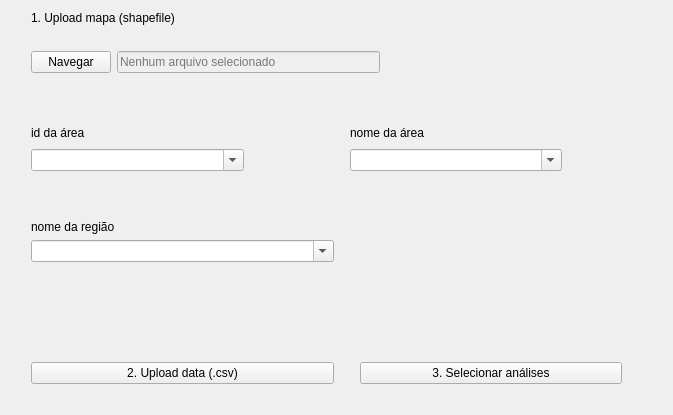
<?xml version="1.0" encoding="UTF-8"?>
<ui version="4.0">
 <class>Frame</class>
 <widget class="QFrame" name="Frame">
  <property name="geometry">
   <rect>
    <x>0</x>
    <y>0</y>
    <width>673</width>
    <height>415</height>
   </rect>
  </property>
  <property name="windowTitle">
   <string/>
  </property>
  <layout class="QGridLayout" name="gridLayout">
   <item row="2" column="1" colspan="2">
    <layout class="QHBoxLayout" name="horizontalLayout_2">
     <item>
      <widget class="QPushButton" name="pushButton_3">
       <property name="text">
        <string>Navegar</string>
       </property>
      </widget>
     </item>
     <item>
      <widget class="QLineEdit" name="lineEdit">
       <property name="enabled">
        <bool>false</bool>
       </property>
       <property name="text">
        <string/>
       </property>
       <property name="placeholderText">
        <string>Nenhum arquivo selecionado</string>
       </property>
      </widget>
     </item>
     <item>
      <spacer name="horizontalSpacer">
       <property name="orientation">
        <enum>Qt::Horizontal</enum>
       </property>
       <property name="sizeHint" stdset="0">
        <size>
         <width>40</width>
         <height>20</height>
        </size>
       </property>
      </spacer>
     </item>
    </layout>
   </item>
   <item row="3" column="1" colspan="2">
    <layout class="QVBoxLayout" name="verticalLayout">
     <item>
      <spacer name="verticalSpacer">
       <property name="orientation">
        <enum>Qt::Vertical</enum>
       </property>
       <property name="sizeType">
        <enum>QSizePolicy::Expanding</enum>
       </property>
       <property name="sizeHint" stdset="0">
        <size>
         <width>20</width>
         <height>100</height>
        </size>
       </property>
      </spacer>
     </item>
     <item>
      <layout class="QHBoxLayout" name="horizontalLayout_3">
       <item>
        <widget class="QLabel" name="label_2">
         <property name="text">
          <string>id da área</string>
         </property>
        </widget>
       </item>
       <item>
        <spacer name="horizontalSpacer_3">
         <property name="orientation">
          <enum>Qt::Horizontal</enum>
         </property>
         <property name="sizeType">
          <enum>QSizePolicy::Fixed</enum>
         </property>
         <property name="sizeHint" stdset="0">
          <size>
           <width>100</width>
           <height>20</height>
          </size>
         </property>
        </spacer>
       </item>
       <item>
        <widget class="QLabel" name="label_3">
         <property name="text">
          <string>nome da área</string>
         </property>
        </widget>
       </item>
       <item>
        <spacer name="horizontalSpacer_7">
         <property name="orientation">
          <enum>Qt::Horizontal</enum>
         </property>
         <property name="sizeType">
          <enum>QSizePolicy::Fixed</enum>
         </property>
         <property name="sizeHint" stdset="0">
          <size>
           <width>80</width>
           <height>20</height>
          </size>
         </property>
        </spacer>
       </item>
      </layout>
     </item>
     <item>
      <layout class="QHBoxLayout" name="horizontalLayout_4">
       <item>
        <widget class="QComboBox" name="comboBox">
         <property name="editable">
          <bool>true</bool>
         </property>
        </widget>
       </item>
       <item>
        <spacer name="horizontalSpacer_2">
         <property name="orientation">
          <enum>Qt::Horizontal</enum>
         </property>
         <property name="sizeType">
          <enum>QSizePolicy::Fixed</enum>
         </property>
         <property name="sizeHint" stdset="0">
          <size>
           <width>100</width>
           <height>20</height>
          </size>
         </property>
        </spacer>
       </item>
       <item>
        <widget class="QComboBox" name="comboBox_2">
         <property name="editable">
          <bool>true</bool>
         </property>
        </widget>
       </item>
       <item>
        <spacer name="horizontalSpacer_6">
         <property name="orientation">
          <enum>Qt::Horizontal</enum>
         </property>
         <property name="sizeType">
          <enum>QSizePolicy::Fixed</enum>
         </property>
         <property name="sizeHint" stdset="0">
          <size>
           <width>80</width>
           <height>20</height>
          </size>
         </property>
        </spacer>
       </item>
      </layout>
     </item>
    </layout>
   </item>
   <item row="0" column="1">
    <widget class="QLabel" name="label">
     <property name="text">
      <string>1. Upload mapa (shapefile)</string>
     </property>
    </widget>
   </item>
   <item row="4" column="1">
    <spacer name="verticalSpacer_4">
     <property name="orientation">
      <enum>Qt::Vertical</enum>
     </property>
     <property name="sizeType">
      <enum>QSizePolicy::Preferred</enum>
     </property>
     <property name="sizeHint" stdset="0">
      <size>
       <width>20</width>
       <height>100</height>
      </size>
     </property>
    </spacer>
   </item>
   <item row="1" column="1">
    <spacer name="verticalSpacer_5">
     <property name="orientation">
      <enum>Qt::Vertical</enum>
     </property>
     <property name="sizeType">
      <enum>QSizePolicy::Fixed</enum>
     </property>
     <property name="sizeHint" stdset="0">
      <size>
       <width>20</width>
       <height>20</height>
      </size>
     </property>
    </spacer>
   </item>
   <item row="6" column="3">
    <spacer name="horizontalSpacer_5">
     <property name="orientation">
      <enum>Qt::Horizontal</enum>
     </property>
     <property name="sizeType">
      <enum>QSizePolicy::Fixed</enum>
     </property>
     <property name="sizeHint" stdset="0">
      <size>
       <width>20</width>
       <height>20</height>
      </size>
     </property>
    </spacer>
   </item>
   <item row="4" column="0">
    <spacer name="horizontalSpacer_4">
     <property name="orientation">
      <enum>Qt::Horizontal</enum>
     </property>
     <property name="sizeType">
      <enum>QSizePolicy::Fixed</enum>
     </property>
     <property name="sizeHint" stdset="0">
      <size>
       <width>20</width>
       <height>20</height>
      </size>
     </property>
    </spacer>
   </item>
   <item row="6" column="1">
    <layout class="QVBoxLayout" name="verticalLayout_2">
     <item>
      <widget class="QLabel" name="label_4">
       <property name="text">
        <string>nome da região</string>
       </property>
      </widget>
     </item>
     <item>
      <widget class="QComboBox" name="comboBox_3">
       <property name="editable">
        <bool>true</bool>
       </property>
      </widget>
     </item>
     <item>
      <spacer name="verticalSpacer_3">
       <property name="orientation">
        <enum>Qt::Vertical</enum>
       </property>
       <property name="sizeType">
        <enum>QSizePolicy::Preferred</enum>
       </property>
       <property name="sizeHint" stdset="0">
        <size>
         <width>20</width>
         <height>150</height>
        </size>
       </property>
      </spacer>
     </item>
     <item>
      <widget class="QPushButton" name="pushButton">
       <property name="text">
        <string>2. Upload data (.csv)</string>
       </property>
      </widget>
     </item>
    </layout>
   </item>
   <item row="6" column="2">
    <layout class="QHBoxLayout" name="horizontalLayout">
     <property name="spacing">
      <number>30</number>
     </property>
     <property name="leftMargin">
      <number>20</number>
     </property>
     <property name="rightMargin">
      <number>20</number>
     </property>
     <item alignment="Qt::AlignBottom">
      <widget class="QPushButton" name="pushButton_2">
       <property name="text">
        <string>3. Selecionar análises</string>
       </property>
      </widget>
     </item>
    </layout>
   </item>
   <item row="5" column="1">
    <spacer name="verticalSpacer_2">
     <property name="orientation">
      <enum>Qt::Vertical</enum>
     </property>
     <property name="sizeHint" stdset="0">
      <size>
       <width>20</width>
       <height>40</height>
      </size>
     </property>
    </spacer>
   </item>
   <item row="7" column="2">
    <spacer name="verticalSpacer_6">
     <property name="orientation">
      <enum>Qt::Vertical</enum>
     </property>
     <property name="sizeType">
      <enum>QSizePolicy::Fixed</enum>
     </property>
     <property name="sizeHint" stdset="0">
      <size>
       <width>20</width>
       <height>20</height>
      </size>
     </property>
    </spacer>
   </item>
  </layout>
 </widget>
 <resources/>
 <connections/>
</ui>
